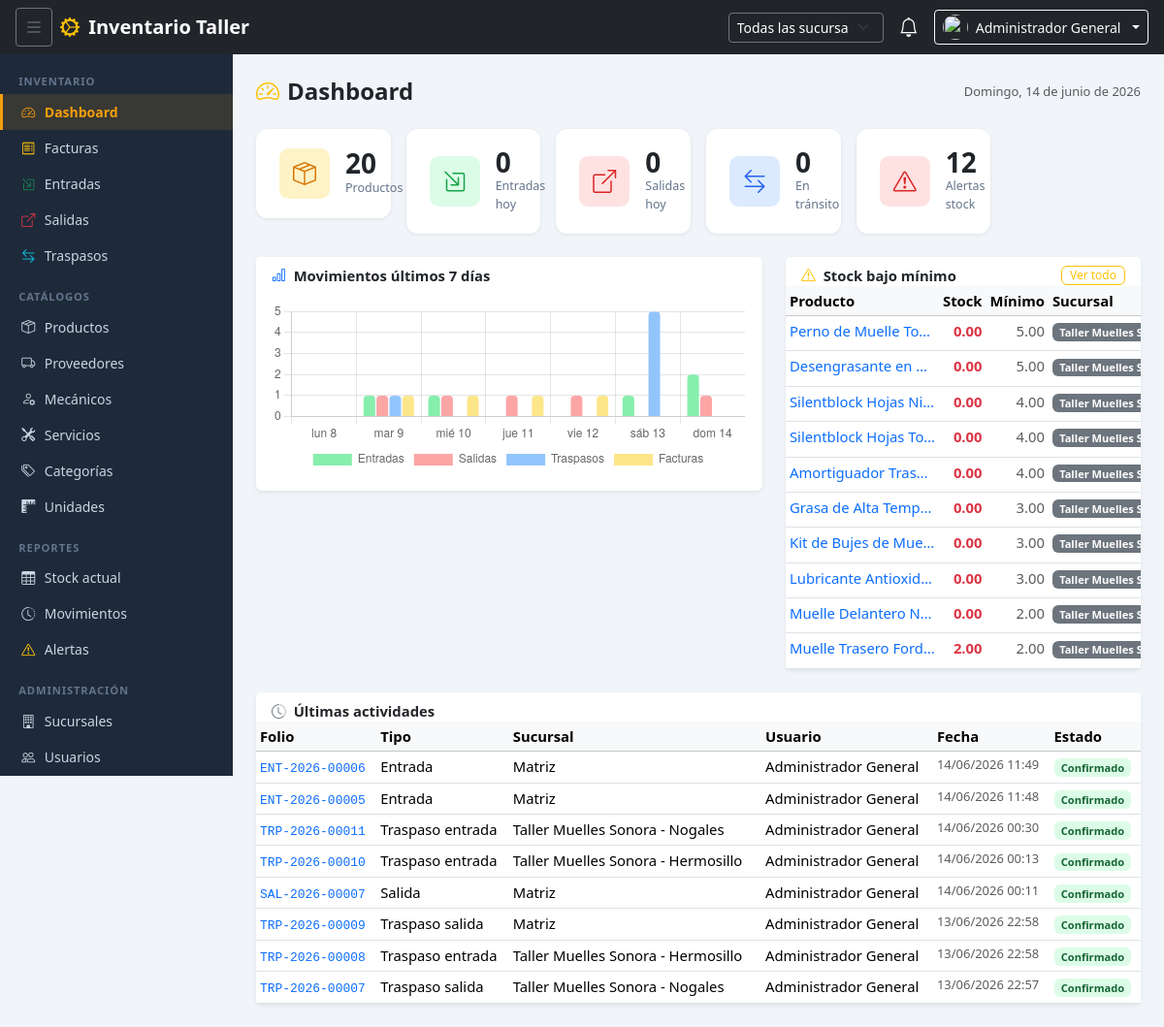
Screenshot of /?modulo=dashboard (signed in) with the database file from the repository.
### tables this page shows
CREATE TABLE `stock_sucursal` (
  `producto_id` int(10) unsigned NOT NULL,
  `sucursal_id` tinyint(3) unsigned NOT NULL,
  `cantidad` decimal(10,3) NOT NULL DEFAULT 0.000,
  `updated_at` datetime NOT NULL DEFAULT current_timestamp() ON UPDATE current_timestamp(),
  PRIMARY KEY (`producto_id`,`sucursal_id`),
  KEY `fk_ss_suc` (`sucursal_id`),
  CONSTRAINT `fk_ss_prod` FOREIGN KEY (`producto_id`) REFERENCES `productos` (`id`) ON DELETE CASCADE,
  CONSTRAINT `fk_ss_suc` FOREIGN KEY (`sucursal_id`) REFERENCES `sucursales` (`id`)
);

CREATE TABLE `productos` (
  `id` int(10) unsigned NOT NULL AUTO_INCREMENT,
  `codigo` varchar(60) NOT NULL,
  `codigo_alterno` varchar(60) DEFAULT NULL,
  `nombre` varchar(200) NOT NULL,
  `descripcion` text DEFAULT NULL,
  `categoria_id` smallint(5) unsigned DEFAULT NULL,
  `unidad_id` tinyint(3) unsigned NOT NULL DEFAULT 1,
  `proveedor_id` int(10) unsigned DEFAULT NULL,
  `precio_costo` decimal(12,2) NOT NULL DEFAULT 0.00,
  `precio_venta` decimal(12,2) NOT NULL DEFAULT 0.00,
  `stock_minimo` decimal(10,3) NOT NULL DEFAULT 1.000,
  `activo` tinyint(1) NOT NULL DEFAULT 1,
  `created_at` datetime NOT NULL DEFAULT current_timestamp(),
  `updated_at` datetime NOT NULL DEFAULT current_timestamp() ON UPDATE current_timestamp(),
  PRIMARY KEY (`id`),
  UNIQUE KEY `uq_prod_codigo` (`codigo`),
  KEY `idx_prod_codigo_alt` (`codigo_alterno`),
  KEY `idx_prod_categoria` (`categoria_id`),
  KEY `idx_prod_nombre` (`nombre`),
  KEY `fk_prod_uni` (`unidad_id`),
  KEY `fk_prod_prov` (`proveedor_id`),
  CONSTRAINT `fk_prod_cat` FOREIGN KEY (`categoria_id`) REFERENCES `categorias` (`id`) ON DELETE SET NULL ON UPDATE CASCADE,
  CONSTRAINT `fk_prod_prov` FOREIGN KEY (`proveedor_id`) REFERENCES `proveedores` (`id`) ON DELETE SET NULL ON UPDATE CASCADE,
  CONSTRAINT `fk_prod_uni` FOREIGN KEY (`unidad_id`) REFERENCES `unidades` (`id`) ON UPDATE CASCADE
);

CREATE TABLE `sucursales` (
  `id` tinyint(3) unsigned NOT NULL AUTO_INCREMENT,
  `nombre` varchar(100) NOT NULL,
  `ciudad` varchar(80) NOT NULL,
  `direccion` varchar(255) DEFAULT NULL,
  `telefono` varchar(20) DEFAULT NULL,
  `activa` tinyint(1) NOT NULL DEFAULT 1,
  `created_at` datetime NOT NULL DEFAULT current_timestamp(),
  `foto` varchar(255) DEFAULT NULL,
  `latitud` decimal(10,7) DEFAULT NULL,
  `longitud` decimal(10,7) DEFAULT NULL,
  PRIMARY KEY (`id`)
);

CREATE TABLE `movimientos` (
  `id` int(10) unsigned NOT NULL AUTO_INCREMENT,
  `tipo` enum('entrada','salida','traspaso_salida','traspaso_entrada','ajuste') NOT NULL,
  `folio` varchar(30) NOT NULL,
  `sucursal_id` tinyint(3) unsigned NOT NULL,
  `sucursal_dest_id` tinyint(3) unsigned DEFAULT NULL,
  `proveedor_id` int(10) unsigned DEFAULT NULL,
  `mecanico_id` int(10) unsigned DEFAULT NULL,
  `servicio_id` smallint(5) unsigned DEFAULT NULL,
  `referencia_factura` varchar(80) DEFAULT NULL,
  `uuid_cfdi` char(36) DEFAULT NULL,
  `notas` text DEFAULT NULL,
  `estado` enum('borrador','confirmado','cancelado') NOT NULL DEFAULT 'confirmado',
  `usuario_id` int(10) unsigned NOT NULL,
  `created_at` datetime NOT NULL DEFAULT current_timestamp(),
  PRIMARY KEY (`id`),
  UNIQUE KEY `uq_mov_folio` (`folio`),
  KEY `idx_mov_tipo_fecha` (`tipo`,`created_at`),
  KEY `idx_mov_sucursal` (`sucursal_id`),
  KEY `idx_mov_mecanico` (`mecanico_id`),
  KEY `idx_mov_uuid` (`uuid_cfdi`),
  KEY `fk_mov_suc2` (`sucursal_dest_id`),
  KEY `fk_mov_prov` (`proveedor_id`),
  KEY `fk_mov_ser` (`servicio_id`),
  KEY `fk_mov_usr` (`usuario_id`),
  CONSTRAINT `fk_mov_mec` FOREIGN KEY (`mecanico_id`) REFERENCES `mecanicos` (`id`),
  CONSTRAINT `fk_mov_prov` FOREIGN KEY (`proveedor_id`) REFERENCES `proveedores` (`id`),
  CONSTRAINT `fk_mov_ser` FOREIGN KEY (`servicio_id`) REFERENCES `servicios` (`id`),
  CONSTRAINT `fk_mov_suc1` FOREIGN KEY (`sucursal_id`) REFERENCES `sucursales` (`id`),
  CONSTRAINT `fk_mov_suc2` FOREIGN KEY (`sucursal_dest_id`) REFERENCES `sucursales` (`id`),
  CONSTRAINT `fk_mov_usr` FOREIGN KEY (`usuario_id`) REFERENCES `usuarios` (`id`)
);

CREATE TABLE `usuarios` (
  `id` int(10) unsigned NOT NULL AUTO_INCREMENT,
  `nombre` varchar(120) NOT NULL,
  `email` varchar(150) NOT NULL,
  `password_hash` varchar(255) NOT NULL,
  `rol` enum('admin','almacenista','consulta') NOT NULL DEFAULT 'consulta',
  `sucursal_id` tinyint(3) unsigned DEFAULT NULL,
  `activo` tinyint(1) NOT NULL DEFAULT 1,
  `ultimo_acceso` datetime DEFAULT NULL,
  `created_at` datetime NOT NULL DEFAULT current_timestamp(),
  `foto` varchar(255) DEFAULT NULL,
  PRIMARY KEY (`id`),
  UNIQUE KEY `uq_usr_email` (`email`),
  KEY `idx_usr_sucursal` (`sucursal_id`),
  CONSTRAINT `fk_usr_suc` FOREIGN KEY (`sucursal_id`) REFERENCES `sucursales` (`id`) ON DELETE SET NULL ON UPDATE CASCADE
);

### modules/dashboard/views/index.php (the view, shortened to what the rows shown need)
<div class="row g-4">
    <div class="col-12 col-xl-5">
        <div class="card border-0 shadow-sm">
            <div class="card-body p-0">
                <?php if (empty($alertas)): ?>
                    <p class="text-muted text-center py-4 mb-0"><i class="bi bi-check-circle text-success me-1"></i>Sin alertas de stock</p>
                <?php else: ?>
                    <div class="table-responsive">
                        <table class="table table-sm table-hover mb-0">
                            <thead class="table-light">
                                <tr>
                                    <th>Producto</th>
                                    <th class="text-end">Stock</th>
                                    <th class="text-end">Mínimo</th>
                                    <th>Sucursal</th>
                                </tr>
                            </thead>
                            <tbody>
                                <?php foreach ($alertas as $a): ?>
                                <tr>
                                    <td>
                                        <a href="<?= $appUrl ?>/?modulo=productos&accion=detalle&id=<?= $a['id'] ?>" class="text-decoration-none text-truncate-150 d-inline-block">
                                            <?= htmlspecialchars($a['nombre']) ?>
                                        </a>
                                    </td>
                                    <td class="text-end fw-bold text-danger"><?= number_format($a['stock_actual'],2) ?></td>
                                    <td class="text-end text-muted"><?= number_format($a['stock_minimo'],2) ?></td>
                                    <td><span class="badge bg-secondary"><?= htmlspecialchars($a['sucursal']) ?></span></td>
                                </tr>
                                <?php endforeach; ?>
                            </tbody>
                        </table>
                    </div>
                <?php endif; ?>
            </div>
        </div>
    </div>
</div>
<div class="card border-0 shadow-sm mt-4">
    <div class="card-body p-0">
        <div class="table-responsive">
            <table class="table table-sm table-hover mb-0">
                <thead class="table-light">
                    <tr>
                        <th>Folio</th>
                        <th>Tipo</th>
                        <th>Sucursal</th>
                        <th>Usuario</th>
                        <th>Fecha</th>
                        <th>Estado</th>
                    </tr>
                </thead>
                <tbody>
                    <?php if (empty($ultimas)): ?>
                    <tr><td colspan="6" class="text-center text-muted py-3">Sin actividad reciente</td></tr>
                    <?php else: ?>
                    <?php foreach ($ultimas as $u): ?>
                    <tr>
                        <td><code class="text-primary"><?= htmlspecialchars($u['folio']) ?></code></td>
                        <td><?= ucfirst(str_replace('_', ' ', $u['tipo'])) ?></td>
                        <td><?= htmlspecialchars($u['sucursal']) ?></td>
                        <td><?= htmlspecialchars($u['usuario']) ?></td>
                        <td class="text-muted small"><?= date('d/m/Y H:i', strtotime($u['created_at'])) ?></td>
                        <td>
                            <span class="badge badge-estado-<?= $u['estado'] ?>">
                                <?= ucfirst($u['estado']) ?>
                            </span>
                        </td>
                    </tr>
                    <?php endforeach; ?>
                    <?php endif; ?>
                </tbody>
            </table>
        </div>
    </div>
</div>
<script>
const APP_URL = '<?= $appUrl ?>';
// Gráfica movimientos 7 días.
// IMPORTANTE: se difiere a DOMContentLoaded porque este <script> está dentro de
// la vista (#main-content) y Chart.js se carga al FINAL del <body>. Sin diferir,
// 'Chart' aún no existe al ejecutarse y la gráfica nunca se dibuja.
document.addEventListener('DOMContentLoaded', function () {
    const data = <?= json_encode($movimientos7) ?>;
    const ctx  = document.getElementById('chartMovimientos');
    if (!ctx) return;
    if (typeof Chart === 'undefined') {
        ctx.insertAdjacentHTML('afterend',
            '<p class="text-muted text-center small mt-2">No se pudo cargar la librería de gráficas (¿sin conexión a internet?).</p>');
        return;
    }
    const labels    = data.map(r => {
        const d = new Date(r.fecha + 'T00:00:00');
        return d.toLocaleDateString('es-MX', { weekday:'short', day:'numeric' });
    });
    const entradas  = data.map(r => parseInt(r.entradas)  || 0);
    const salidas   = data.map(r => parseInt(r.salidas)   || 0);
    const traspasos = data.map(r => parseInt(r.traspasos) || 0);
    const facturas  = data.map(r => parseInt(r.facturas)  || 0);
    new Chart(ctx, {
        type: 'bar',
        data: {
            labels,
            datasets: [
                { label: 'Entradas',  data: entradas,  backgroundColor: '#86efac', borderRadius: 4 },
                { label: 'Salidas',   data: salidas,   backgroundColor: '#fca5a5', borderRadius: 4 },
                { label: 'Traspasos', data: traspasos, backgroundColor: '#93c5fd', borderRadius: 4 },
                { label: 'Facturas',  data: facturas,  backgroundColor: '#fde68a', borderRadius: 4 },
            ]
        },
        options: {
            responsive: true,
            plugins: { legend: { position: 'bottom' } },
            scales: { y: { beginAtZero: true, ticks: { stepSize: 1, precision: 0 } } }
        }
    });
});
</script>

### rows the page displays
stock_sucursal: producto.nombre "Perno de Muelle To…", cantidad "0.00", producto.stock_minimo "5.00", sucursal.nombre "Taller Muelles…"
stock_sucursal: producto.nombre "Desengrasante en…", cantidad "0.00", producto.stock_minimo "5.00", sucursal.nombre "Taller Muelles…"
stock_sucursal: producto.nombre "Silentblock Hojas Ni…", cantidad "0.00", producto.stock_minimo "4.00", sucursal.nombre "Taller Muelles…"
stock_sucursal: producto.nombre "Silentblock Hojas To…", cantidad "0.00", producto.stock_minimo "4.00", sucursal.nombre "Taller Muelles…"
stock_sucursal: producto.nombre "Amortiguador Tras…", cantidad "0.00", producto.stock_minimo "4.00", sucursal.nombre "Taller Muelles…"
stock_sucursal: producto.nombre "Grasa de Alta Temp…", cantidad "0.00", producto.stock_minimo "3.00", sucursal.nombre "Taller Muelles…"
stock_sucursal: producto.nombre "Kit de Bujes de Mue…", cantidad "0.00", producto.stock_minimo "3.00", sucursal.nombre "Taller Muelles…"
stock_sucursal: producto.nombre "Lubricante Antioxid…", cantidad "0.00", producto.stock_minimo "3.00", sucursal.nombre "Taller Muelles…"
stock_sucursal: producto.nombre "Muelle Delantero N…", cantidad "0.00", producto.stock_minimo "2.00", sucursal.nombre "Taller Muelles…"
stock_sucursal: producto.nombre "Muelle Trasero Ford…", cantidad "2.00", producto.stock_minimo "2.00", sucursal.nombre "Taller Muelles…"
movimientos: folio "ENT-2026-00006", tipo "Entrada", sucursal.nombre "Matriz", usuario.nombre "Administrador General", created_at "14/06/2026 11:49", estado "Confirmado"
movimientos: folio "ENT-2026-00005", tipo "Entrada", sucursal.nombre "Matriz", usuario.nombre "Administrador General", created_at "14/06/2026 11:48", estado "Confirmado"
movimientos: folio "TRP-2026-00011", tipo "Traspaso entrada", sucursal.nombre "Taller Muelles Sonora - Nogales", usuario.nombre "Administrador General", created_at "14/06/2026 00:30", estado "Confirmado"
movimientos: folio "TRP-2026-00010", tipo "Traspaso entrada", sucursal.nombre "Taller Muelles Sonora - Hermosillo", usuario.nombre "Administrador General", created_at "14/06/2026 00:13", estado "Confirmado"
movimientos: folio "SAL-2026-00007", tipo "Salida", sucursal.nombre "Matriz", usuario.nombre "Administrador General", created_at "14/06/2026 00:11", estado "Confirmado"
movimientos: folio "TRP-2026-00009", tipo "Traspaso salida", sucursal.nombre "Matriz", usuario.nombre "Administrador General", created_at "13/06/2026 22:58", estado "Confirmado"
movimientos: folio "TRP-2026-00008", tipo "Traspaso entrada", sucursal.nombre "Taller Muelles Sonora - Hermosillo", usuario.nombre "Administrador General", created_at "13/06/2026 22:58", estado "Confirmado"
movimientos: folio "TRP-2026-00007", tipo "Traspaso salida", sucursal.nombre "Taller Muelles Sonora - Nogales", usuario.nombre "Administrador General", created_at "13/06/2026 22:57", estado "Confirmado"

### other values shown
$appName "Inventario Taller"
$usuario['nombre'] "Administrador General"
$kpis['totalProductos'] "20"
$kpis['entradas'] "0"
$kpis['salidas'] "0"
$kpis['traspasos'] "0"
$kpis['alertasCount'] "12"
